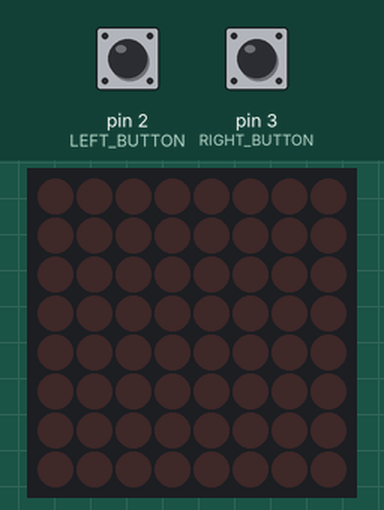
This sketch was run on a simulated Arduino Uno, built with avr-gcc and run on an emulated ATmega328P. On the bench: 8×8 LED matrix. Wiring (inferred from the names in the program): MAX7219 LED driver (orientation assumed): CS pin 10. Inputs (shaded band) come from the test bench; at power-on: pin 2 (LEFT_BUTTON) HIGH, pin 3 (RIGHT_BUTTON) HIGH.

Above: at 1.2 s.
1.3 s: pin 2 (LEFT_BUTTON) pulled LOW for 0.15 s
At 1.9 s:
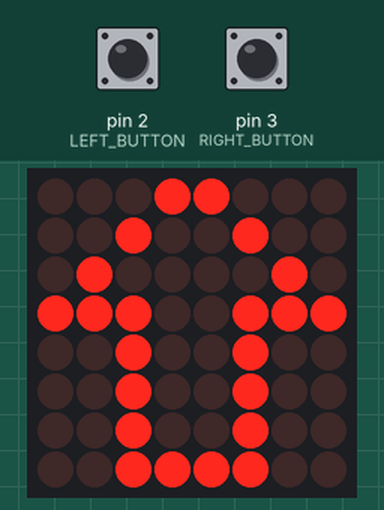
2.0 s: pin 3 (RIGHT_BUTTON) pulled LOW for 0.15 s
At 2.46 s:
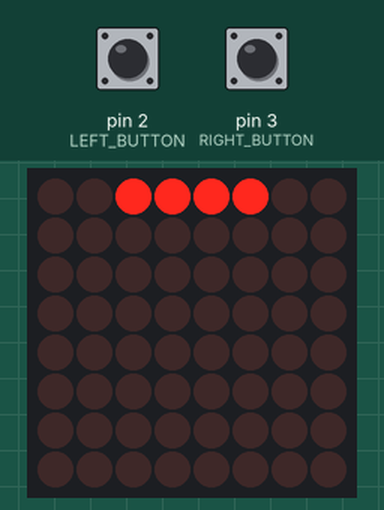
2.7 s: pin 2 (LEFT_BUTTON) pulled LOW for 1 s
At 3.56 s:
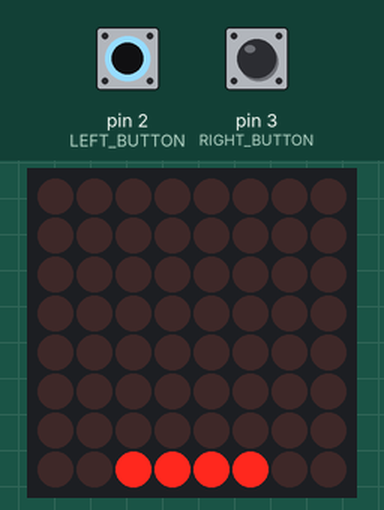
4.3 s: pin 3 (RIGHT_BUTTON) pulled LOW for 1 s
At 5.5 s:
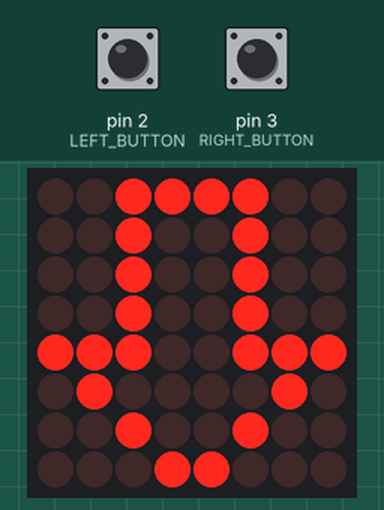
5.9 s: pin 3 (RIGHT_BUTTON) pulled LOW for 3.2 s
10.6 s: pin 2 (LEFT_BUTTON) pulled LOW for 3.2 s
At 10.71 s:
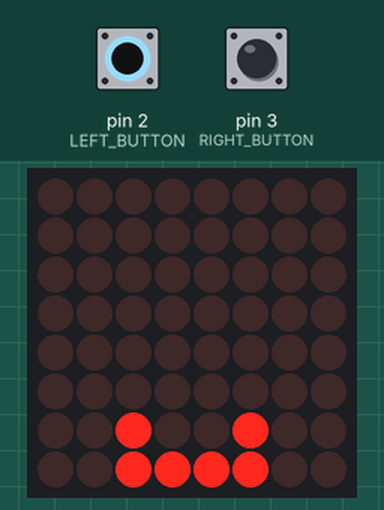

The sketch:

Turn_signal.ino
```cpp
#include <SPI.h>

/* Interrupts:
 *  PIN2 Left Button
 *  PIN3 Right Button
 * SPI:
 *  PIN10 CS
 *  PIN11 DIN
 *  PIN13 CLK
 */

//LED MATRIX REGISTERS
#define DECODE_MODE_REG 0x09
#define INTENSITY_REG 0x0A
#define SCAN_LIMIT_REG 0x0B
#define SHUTDOWN_REG 0x0C
#define TEST_REG 0x0F

//PINS
#define CS 10
#define LEFT_BUTTON 2
#define RIGHT_BUTTON 3

//Other
#define LEFT 0xFF
#define RIGHT 0x1
#define ANIMATION_SPEED 50

void matrix_write_register(uint8_t address, uint8_t value){
  //noInterrupts();
  digitalWrite(CS, LOW);
  SPI.transfer(address);      // Send address.
  SPI.transfer(value);        // Send the value.
  digitalWrite(CS, HIGH);
  //interrupts();
}

void matrix_init(){
  pinMode(CS, OUTPUT);
  digitalWrite(CS, HIGH);
  SPI.begin();
  SPI.setClockDivider(SPI_CLOCK_DIV128);
  matrix_write_register(DECODE_MODE_REG, 0x00);
  matrix_write_register(SCAN_LIMIT_REG, 0x0F);
  matrix_write_register(INTENSITY_REG, 0x0F);
  matrix_write_register(SHUTDOWN_REG, 0x01);
  matrix_write_register(TEST_REG, 0x00);
}

void matrix_reset(){
  matrix_write_register(0x1, 0x00);
  matrix_write_register(0x2, 0x00);
  matrix_write_register(0x3, 0x00);
  matrix_write_register(0x4, 0x00);
  matrix_write_register(0x5, 0x00);
  matrix_write_register(0x6, 0x00);
  matrix_write_register(0x7, 0x00);
  matrix_write_register(0x8, 0x00);
}

void matrix_print_arrow(uint8_t dir){
  uint8_t addr;
  if(dir==RIGHT){
    addr = 0x0;
  }else{
    addr = 0x9;
  }

  //if RIGHT, addr = addr +1
  //if LEFT, addr = addr + 0xFF == addr - 1
  delay(ANIMATION_SPEED);
  matrix_write_register(addr+=dir, 0b00111100);
  delay(ANIMATION_SPEED);
  matrix_write_register(addr+=dir, 0b00100100);
  delay(ANIMATION_SPEED);
  matrix_write_register(addr+=dir, 0b00100100);
  delay(ANIMATION_SPEED);
  matrix_write_register(addr+=dir, 0b00100100);
  delay(ANIMATION_SPEED);
  matrix_write_register(addr+=dir, 0b11100111);
  delay(ANIMATION_SPEED);
  matrix_write_register(addr+=dir, 0b01000010);
  delay(ANIMATION_SPEED);
  matrix_write_register(addr+=dir, 0b00100100);
  delay(ANIMATION_SPEED);
  matrix_write_register(addr+=dir, 0b00011000);
  delay(700);
  matrix_reset();

}

byte left_state = 0;
byte right_state = 0;

void turn_left(){
  left_state = not left_state;
  right_state = 0;
}

void turn_right(){
  right_state = not right_state;
  left_state = 0;
}

void setup(){
  matrix_init();
  matrix_reset();

  pinMode(LEFT_BUTTON, INPUT_PULLUP);
  pinMode(RIGHT_BUTTON, INPUT_PULLUP);

  attachInterrupt(digitalPinToInterrupt(LEFT_BUTTON), turn_left, FALLING);
  attachInterrupt(digitalPinToInterrupt(RIGHT_BUTTON), turn_right, FALLING);

}

void loop(){
  if(left_state) matrix_print_arrow(LEFT);
  if(right_state) matrix_print_arrow(RIGHT);
}
```

Measured:
- after the input at 1.3 s, the display: first changes after 0.05 s (image 1 shows a later state)
- after the input at 2.0 s, the display: first differs from a run without the input after 0.45 s (image 2)
- after the input at 2.7 s, the display: first differs from a run without the input after 0.85 s (image 3)
- after the input at 4.3 s, the display: first differs from a run without the input after 0.36 s (image 4 shows a later state)
- after the input at 10.6 s, the display: first changes after 0.05 s (image 5 shows a later state)
